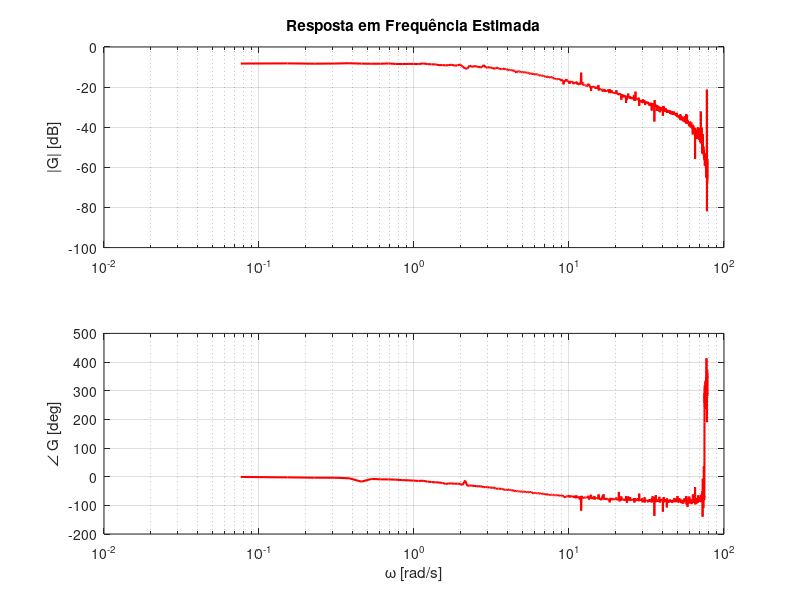

Reproduce this figure in MATLAB.
clc 
clear 
close all

% Carregar variáveis
load exp1.mat;

N = length(time);             % Número de amostras
Ts = time(2) - time(1);       % Tempo de amostragem
w = 2*pi*(0:(N -1)) / (N*Ts); % frequência angular

% Calculando FFTs (normalizadas)
Y1 = fft(y) / N;
U1 = fft(u) / N;

% Função de transferência estimada
H1 = Y1 ./ U1;

% Restringe ao intervalo de Nyquist (metade do espectro)
nyq_idx = floor(N/2) + 1;
w_nyq = w(1:nyq_idx);
H1_nyq = H1(1:nyq_idx);

% Diagrama de Bode (apenas estimado)
figure
subplot(2,1,1)
semilogx(w_nyq, 20*log10(abs(H1_nyq)), 'r', 'LineWidth', 1.5)
ylabel('|G| [dB]')
title('Resposta em Frequência Estimada')
grid on

subplot(2,1,2)
semilogx(w_nyq, rad2deg(unwrap(angle(H1_nyq))), 'r', 'LineWidth', 1.5)
ylabel('\angle G [deg]')
xlabel('\omega [rad/s]')
grid on
